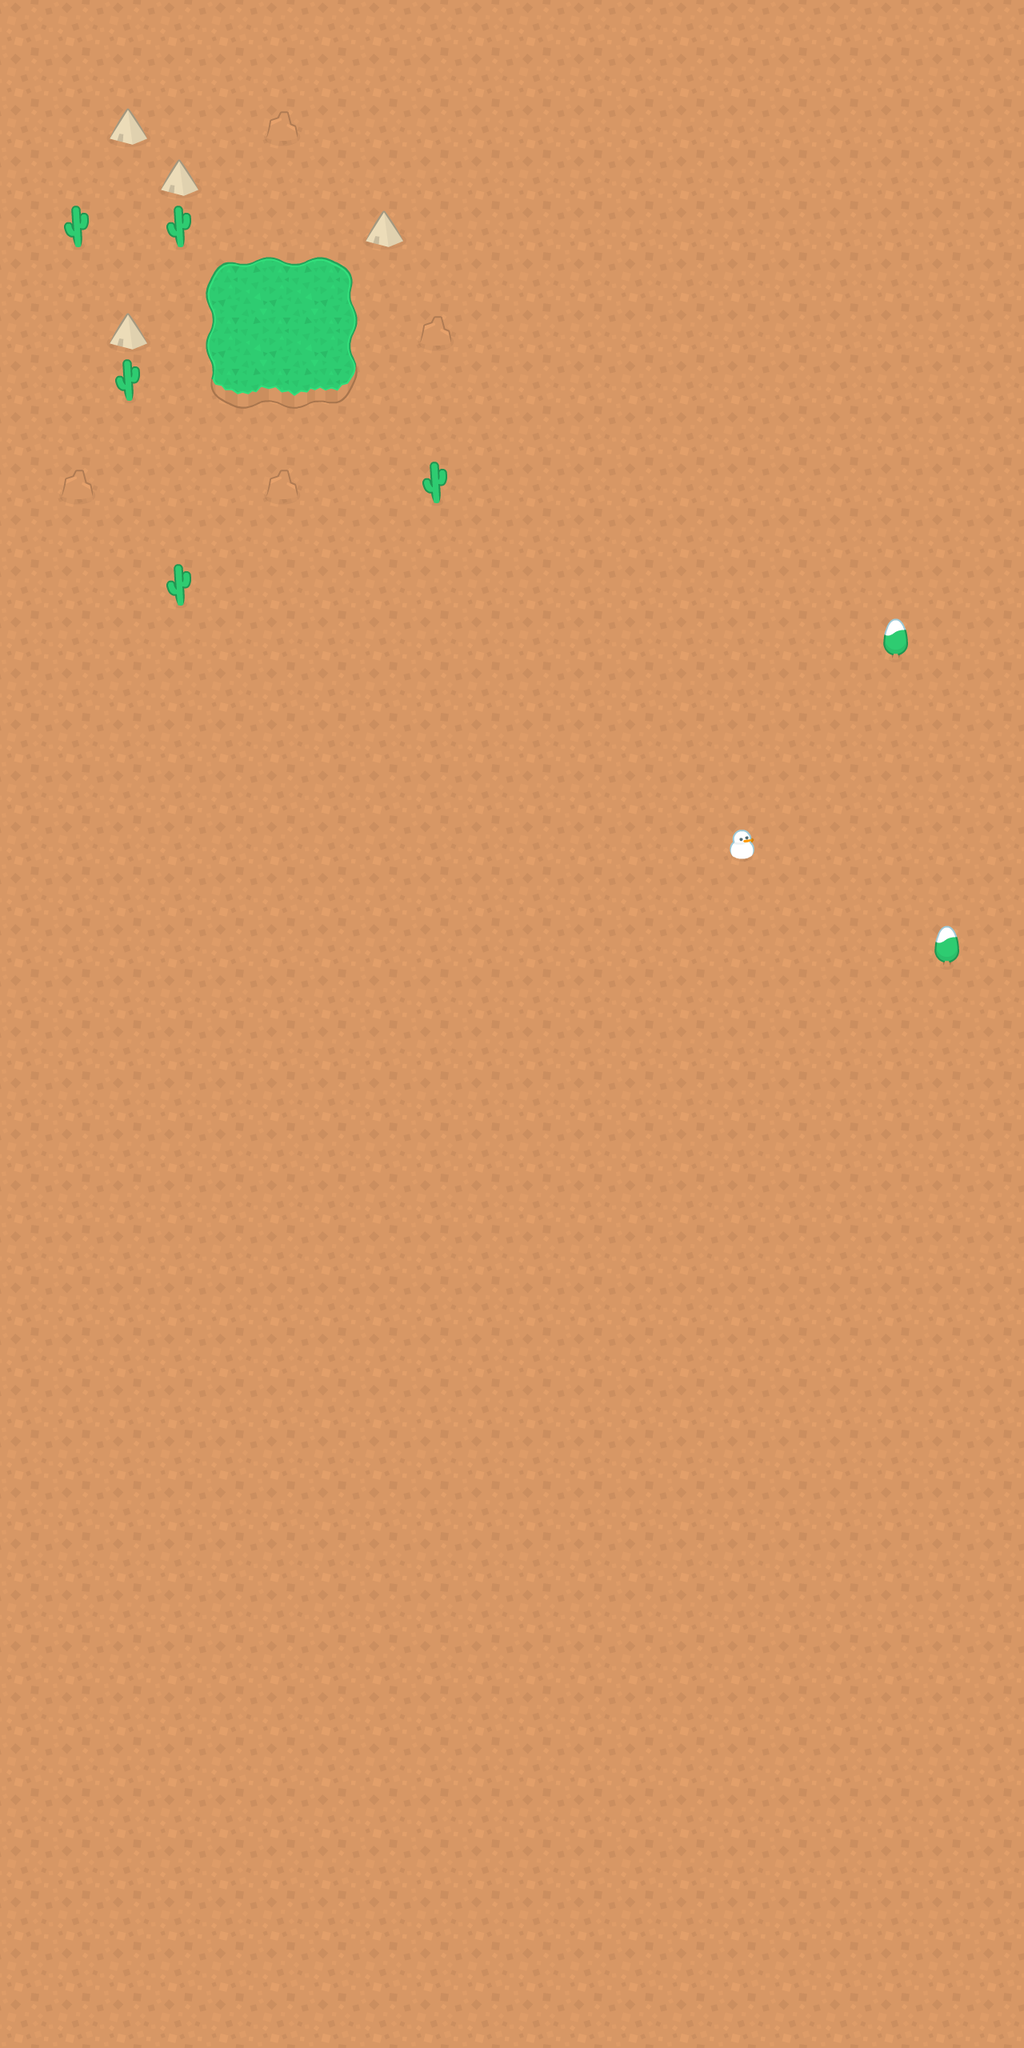

This is a level from a 2D game, rendered from its Tiled map with the project's own tilesets. A one-line summary and the complete map file follow:
An orthogonal 20x40 tile map with 64x64 px tiles, 3 tile layers (ground, hills, cactus).

<map version="1.2" tiledversion="1.3.4" orientation="orthogonal" renderorder="right-down" width="20" height="40" tilewidth="64" tileheight="64" infinite="0" nextlayerid="7" nextobjectid="1">
 <editorsettings>
  <export target="map1.json" format="json" />
 </editorsettings>
 <tileset firstgid="1" name="tiles1" tilewidth="64" tileheight="64" tilecount="204" columns="17">
  <image source="tiles.png" width="1088" height="768" />
 </tileset>
 <layer id="1" name="ground" width="20" height="40" locked="1">
  <data encoding="csv">
92,92,92,92,92,92,92,92,92,92,92,92,92,92,92,92,92,92,92,92,
92,92,92,92,92,92,92,92,92,92,92,92,92,92,92,92,92,92,92,92,
92,92,92,92,92,92,92,92,92,92,92,92,92,92,92,92,92,92,92,92,
92,92,92,92,92,92,92,92,92,92,92,92,92,92,92,92,92,92,92,92,
92,92,92,92,92,92,92,92,92,92,92,92,92,92,92,92,92,92,92,92,
92,92,92,92,92,92,92,92,92,92,92,92,92,92,92,92,92,92,92,92,
92,92,92,92,92,92,92,92,92,92,92,92,92,92,92,92,92,92,92,92,
92,92,92,92,92,92,92,92,92,92,92,92,92,92,92,92,92,92,92,92,
92,92,92,92,92,92,92,92,92,92,92,92,92,92,92,92,92,92,92,92,
92,92,92,92,92,92,92,92,92,92,92,92,92,92,92,92,92,92,92,92,
92,92,92,92,92,92,92,92,92,92,92,92,92,92,92,92,92,92,92,92,
92,92,92,92,92,92,92,92,92,92,92,92,92,92,92,92,92,92,92,92,
92,92,92,92,92,92,92,92,92,92,92,92,92,92,92,92,92,92,92,92,
92,92,92,92,92,92,92,92,92,92,92,92,92,92,92,92,92,92,92,92,
92,92,92,92,92,92,92,92,92,92,92,92,92,92,92,92,92,92,92,92,
92,92,92,92,92,92,92,92,92,92,92,92,92,92,92,92,92,92,92,92,
92,92,92,92,92,92,92,92,92,92,92,92,92,92,92,92,92,92,92,92,
92,92,92,92,92,92,92,92,92,92,92,92,92,92,92,92,92,92,92,92,
92,92,92,92,92,92,92,92,92,92,92,92,92,92,92,92,92,92,92,92,
92,92,92,92,92,92,92,92,92,92,92,92,92,92,92,92,92,92,92,92,
92,92,92,92,92,92,92,92,92,92,92,92,92,92,92,92,92,92,92,92,
92,92,92,92,92,92,92,92,92,92,92,92,92,92,92,92,92,92,92,92,
92,92,92,92,92,92,92,92,92,92,92,92,92,92,92,92,92,92,92,92,
92,92,92,92,92,92,92,92,92,92,92,92,92,92,92,92,92,92,92,92,
92,92,92,92,92,92,92,92,92,92,92,92,92,92,92,92,92,92,92,92,
92,92,92,92,92,92,92,92,92,92,92,92,92,92,92,92,92,92,92,92,
92,92,92,92,92,92,92,92,92,92,92,92,92,92,92,92,92,92,92,92,
92,92,92,92,92,92,92,92,92,92,92,92,92,92,92,92,92,92,92,92,
92,92,92,92,92,92,92,92,92,92,92,92,92,92,92,92,92,92,92,92,
92,92,92,92,92,92,92,92,92,92,92,92,92,92,92,92,92,92,92,92,
92,92,92,92,92,92,92,92,92,92,92,92,92,92,92,92,92,92,92,92,
92,92,92,92,92,92,92,92,92,92,92,92,92,92,92,92,92,92,92,92,
92,92,92,92,92,92,92,92,92,92,92,92,92,92,92,92,92,92,92,92,
92,92,92,92,92,92,92,92,92,92,92,92,92,92,92,92,92,92,92,92,
92,92,92,92,92,92,92,92,92,92,92,92,92,92,92,92,92,92,92,92,
92,92,92,92,92,92,92,92,92,92,92,92,92,92,92,92,92,92,92,92,
92,92,92,92,92,92,92,92,92,92,92,92,92,92,92,92,92,92,92,92,
92,92,92,92,92,92,92,92,92,92,92,92,92,92,92,92,92,92,92,92,
92,92,92,92,92,92,92,92,92,92,92,92,92,92,92,92,92,92,92,92,
92,92,92,92,92,92,92,92,92,92,92,92,92,92,92,92,92,92,92,92
</data>
 </layer>
 <layer id="6" name="hills" width="20" height="40" locked="1">
  <data encoding="csv">
0,0,0,0,0,0,0,0,0,0,0,0,0,0,0,0,0,0,0,0,
0,0,0,0,0,0,0,0,0,0,0,0,0,0,0,0,0,0,0,0,
0,0,0,0,0,0,0,0,0,0,0,0,0,0,0,0,0,0,0,0,
0,0,0,0,0,0,0,0,0,0,0,0,0,0,0,0,0,0,0,0,
0,0,0,0,0,0,0,0,0,0,0,0,0,0,0,0,0,0,0,0,
0,0,0,0,6,7,8,0,0,0,0,0,0,0,0,0,0,0,0,0,
0,0,0,0,23,24,25,0,0,0,0,0,0,0,0,0,0,0,0,0,
0,0,0,0,40,41,42,0,0,0,0,0,0,0,0,0,0,0,0,0,
0,0,0,0,0,0,0,0,0,0,0,0,0,0,0,0,0,0,0,0,
0,0,0,0,0,0,0,0,0,0,0,0,0,0,0,0,0,0,0,0,
0,0,0,0,0,0,0,0,0,0,0,0,0,0,0,0,0,0,0,0,
0,0,0,0,0,0,0,0,0,0,0,0,0,0,0,0,0,0,0,0,
0,0,0,0,0,0,0,0,0,0,0,0,0,0,0,0,0,0,0,0,
0,0,0,0,0,0,0,0,0,0,0,0,0,0,0,0,0,0,0,0,
0,0,0,0,0,0,0,0,0,0,0,0,0,0,0,0,0,0,0,0,
0,0,0,0,0,0,0,0,0,0,0,0,0,0,0,0,0,0,0,0,
0,0,0,0,0,0,0,0,0,0,0,0,0,0,0,0,0,0,0,0,
0,0,0,0,0,0,0,0,0,0,0,0,0,0,0,0,0,0,0,0,
0,0,0,0,0,0,0,0,0,0,0,0,0,0,0,0,0,0,0,0,
0,0,0,0,0,0,0,0,0,0,0,0,0,0,0,0,0,0,0,0,
0,0,0,0,0,0,0,0,0,0,0,0,0,0,0,0,0,0,0,0,
0,0,0,0,0,0,0,0,0,0,0,0,0,0,0,0,0,0,0,0,
0,0,0,0,0,0,0,0,0,0,0,0,0,0,0,0,0,0,0,0,
0,0,0,0,0,0,0,0,0,0,0,0,0,0,0,0,0,0,0,0,
0,0,0,0,0,0,0,0,0,0,0,0,0,0,0,0,0,0,0,0,
0,0,0,0,0,0,0,0,0,0,0,0,0,0,0,0,0,0,0,0,
0,0,0,0,0,0,0,0,0,0,0,0,0,0,0,0,0,0,0,0,
0,0,0,0,0,0,0,0,0,0,0,0,0,0,0,0,0,0,0,0,
0,0,0,0,0,0,0,0,0,0,0,0,0,0,0,0,0,0,0,0,
0,0,0,0,0,0,0,0,0,0,0,0,0,0,0,0,0,0,0,0,
0,0,0,0,0,0,0,0,0,0,0,0,0,0,0,0,0,0,0,0,
0,0,0,0,0,0,0,0,0,0,0,0,0,0,0,0,0,0,0,0,
0,0,0,0,0,0,0,0,0,0,0,0,0,0,0,0,0,0,0,0,
0,0,0,0,0,0,0,0,0,0,0,0,0,0,0,0,0,0,0,0,
0,0,0,0,0,0,0,0,0,0,0,0,0,0,0,0,0,0,0,0,
0,0,0,0,0,0,0,0,0,0,0,0,0,0,0,0,0,0,0,0,
0,0,0,0,0,0,0,0,0,0,0,0,0,0,0,0,0,0,0,0,
0,0,0,0,0,0,0,0,0,0,0,0,0,0,0,0,0,0,0,0,
0,0,0,0,0,0,0,0,0,0,0,0,0,0,0,0,0,0,0,0,
0,0,0,0,0,0,0,0,0,0,0,0,0,0,0,0,0,0,0,0
</data>
 </layer>
 <layer id="5" name="cactus" width="20" height="40">
  <data encoding="csv">
0,0,0,0,0,0,0,0,0,0,0,0,0,0,0,0,0,0,0,0,
0,0,0,0,0,0,0,0,0,0,0,0,0,0,0,0,0,0,0,0,
0,0,56,0,0,55,0,0,0,0,0,0,0,0,0,0,0,0,0,0,
0,0,0,56,0,0,0,0,0,0,0,0,0,0,0,0,0,0,0,0,
0,39,0,39,0,0,0,56,0,0,0,0,0,0,0,0,0,0,0,0,
0,0,0,0,0,0,0,0,0,0,0,0,0,0,0,0,0,0,0,0,
0,0,56,0,0,0,0,0,55,0,0,0,0,0,0,0,0,0,0,0,
0,0,39,0,0,0,0,0,0,0,0,0,0,0,0,0,0,0,0,0,
0,0,0,0,0,0,0,0,0,0,0,0,0,0,0,0,0,0,0,0,
0,55,0,0,0,55,0,0,39,0,0,0,0,0,0,0,0,0,0,0,
0,0,0,0,0,0,0,0,0,0,0,0,0,0,0,0,0,0,0,0,
0,0,0,39,0,0,0,0,0,0,0,0,0,0,0,0,0,0,0,0,
0,0,0,0,0,0,0,0,0,0,0,0,0,0,0,0,0,123,0,0,
0,0,0,0,0,0,0,0,0,0,0,0,0,0,0,0,0,0,0,0,
0,0,0,0,0,0,0,0,0,0,0,0,0,0,0,0,0,0,0,0,
0,0,0,0,0,0,0,0,0,0,0,0,0,0,0,0,0,0,0,0,
0,0,0,0,0,0,0,0,0,0,0,0,0,0,106,0,0,0,0,0,
0,0,0,0,0,0,0,0,0,0,0,0,0,0,0,0,0,0,0,0,
0,0,0,0,0,0,0,0,0,0,0,0,0,0,0,0,0,0,123,0,
0,0,0,0,0,0,0,0,0,0,0,0,0,0,0,0,0,0,0,0,
0,0,0,0,0,0,0,0,0,0,0,0,0,0,0,0,0,0,0,0,
0,0,0,0,0,0,0,0,0,0,0,0,0,0,0,0,0,0,0,0,
0,0,0,0,0,0,0,0,0,0,0,0,0,0,0,0,0,0,0,0,
0,0,0,0,0,0,0,0,0,0,0,0,0,0,0,0,0,0,0,0,
0,0,0,0,0,0,0,0,0,0,0,0,0,0,0,0,0,0,0,0,
0,0,0,0,0,0,0,0,0,0,0,0,0,0,0,0,0,0,0,0,
0,0,0,0,0,0,0,0,0,0,0,0,0,0,0,0,0,0,0,0,
0,0,0,0,0,0,0,0,0,0,0,0,0,0,0,0,0,0,0,0,
0,0,0,0,0,0,0,0,0,0,0,0,0,0,0,0,0,0,0,0,
0,0,0,0,0,0,0,0,0,0,0,0,0,0,0,0,0,0,0,0,
0,0,0,0,0,0,0,0,0,0,0,0,0,0,0,0,0,0,0,0,
0,0,0,0,0,0,0,0,0,0,0,0,0,0,0,0,0,0,0,0,
0,0,0,0,0,0,0,0,0,0,0,0,0,0,0,0,0,0,0,0,
0,0,0,0,0,0,0,0,0,0,0,0,0,0,0,0,0,0,0,0,
0,0,0,0,0,0,0,0,0,0,0,0,0,0,0,0,0,0,0,0,
0,0,0,0,0,0,0,0,0,0,0,0,0,0,0,0,0,0,0,0,
0,0,0,0,0,0,0,0,0,0,0,0,0,0,0,0,0,0,0,0,
0,0,0,0,0,0,0,0,0,0,0,0,0,0,0,0,0,0,0,0,
0,0,0,0,0,0,0,0,0,0,0,0,0,0,0,0,0,0,0,0,
0,0,0,0,0,0,0,0,0,0,0,0,0,0,0,0,0,0,0,0
</data>
 </layer>
</map>
